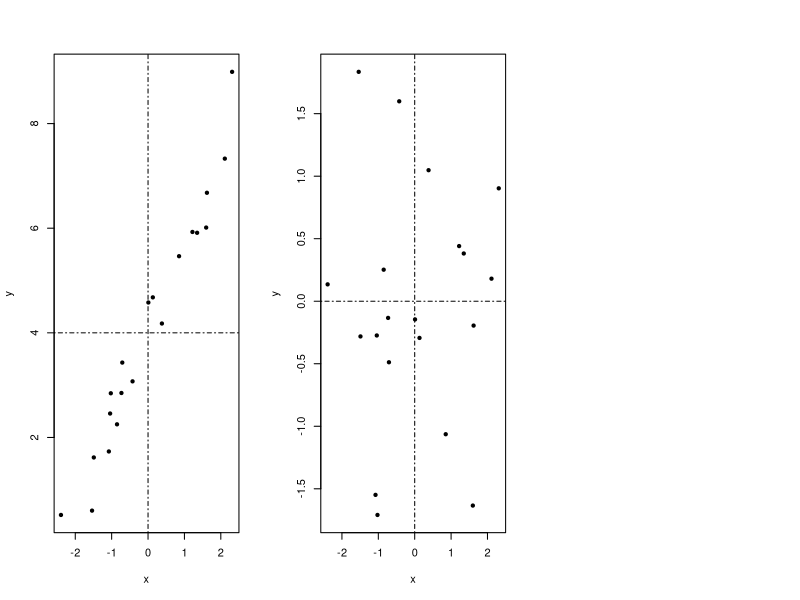

Write R code to recreate this figure.
## ---- chunk 1
knitr::opts_chunk$set(echo = TRUE)
library(knitr)
## ---- chunk 2
par(mfrow = c(1,3))
x <- rnorm(20)
y <- 4 + 1.6*x + rnorm(20, mean = 0, sd = 0.5)
plot(y ~x, xlab = "x", ylab = "y", pch = 20)
# abline(a = 4, b = 1.6)
 abline(h = 4, v = 0, lty = 4)
# abline(h = mean(y), v = mean(x), lty = 2, col = "magenta", lwd = 2)
y <- rnorm(20)
plot(y ~x, xlab = "x", ylab = "y", pch = 20)
# abline(a = 4, b = 1.6)
abline(h = 0, v = 0, lty = 4)
# abline(h = mean(y), v = mean(x), lty = 2, col = "magenta", lwd = 2)
